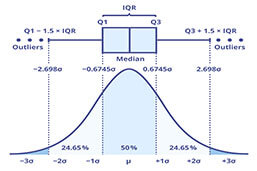
#> input picture Statistics & Probability/Mean, Median, Mode, Range, InterQuartile Range/images/iqr.jpg, 257 x 171 px, found by its file name
$ jupyter execute 'interquartile range.ipynb'
#> lines starting #> are read from the running program, lines starting #| are printed output that depends on the picture
1. [InterQuartile Range](#interquartile-range)
2. [Process of InterQuartile Range](#process-of-interquartile-range)

#### InterQuartile Range:
- used to detect outliers, skewness, kurtosis of data
- consist of 25th quantile (Q1), 50th quantile (Q2), 75th quantile (Q3)
- IQR = Q3 - Q1
- consist of min, max value of the variable to identify the extreme values i.e. outliers denoted by whiskers
    - min value = Q1 - 1.5 * IQR
    - max value = Q3 + 1.5 * IQR
- similar to Standard deviation, Variance, it is also used to measure the variablitiy of the values within a variable in a dataset
- mostly used with numerical continuous values

[cell 1]
from PIL import Image
from IPython.display import display

img = Image.open('images/iqr.jpg')
#> img is the input picture: PIL image 257x171 RGB; mean R, G, B 239.2, 241.9, 246.8
new_image = img.resize((470, 370))
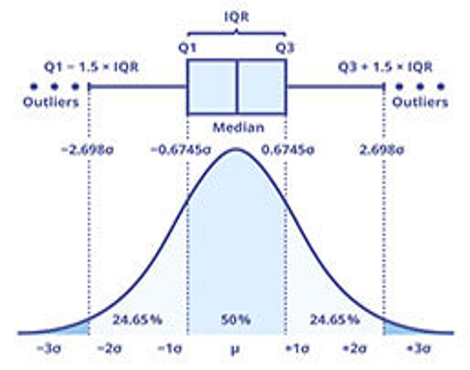
#> new_image: PIL image 470x370 RGB; mean R, G, B 239.1, 241.8, 246.7
display(new_image)

#### Process of InterQuartile Range:

Values for a variable in a dataset
- eg: 15, 38, 20, 19, 31, 41, 25

Steps:
1. sort the data and calculate the median of the data values (Q2 i.e. 50th percentile)
    - 15, 19, 20, 25, 31, 38, 41
    - median: since odd number of sample values
        - (n+1)/2 => 25
2. the value of Q2 is 25 as calculated above
3. now calculate Q1 (25th percentile) & Q2 (75th percentile)
    - calculate Q1:
        - conside the numbers from beginning to numbers less than Q2
        - Repeat step 1
        - Q1 => 19
    - calculate Q2:
        - conside the numbers from after Q2 and till the end
        - Repeat step 1
        - Q3 => 38
4. we have calculated the value of Q1 = 19, Q2 = 25, Q3 = 38
5. Calculate the IQR value
    - IQR = Q3-Q1 => 19
6. calculate the min and max value (whiskers)
    - min value = -9.5
    - max value = 66.5

[cell 2]
from PIL import Image
from IPython.display import display

img = Image.open('images/iqr2.png')
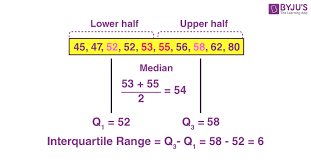
#> input picture Statistics & Probability/Mean, Median, Mode, Range, InterQuartile Range/images/iqr2.png, 311 x 162 px, found by its file name
#> img is the input picture: PIL image 311x162 P; mean R, G, B 247.8, 243.7, 238.7
new_image = img.resize((390, 220))
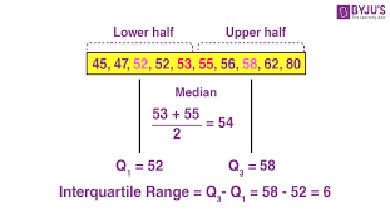
#> new_image: PIL image 390x220 P; mean R, G, B 247.9, 243.8, 238.9
display(new_image)
